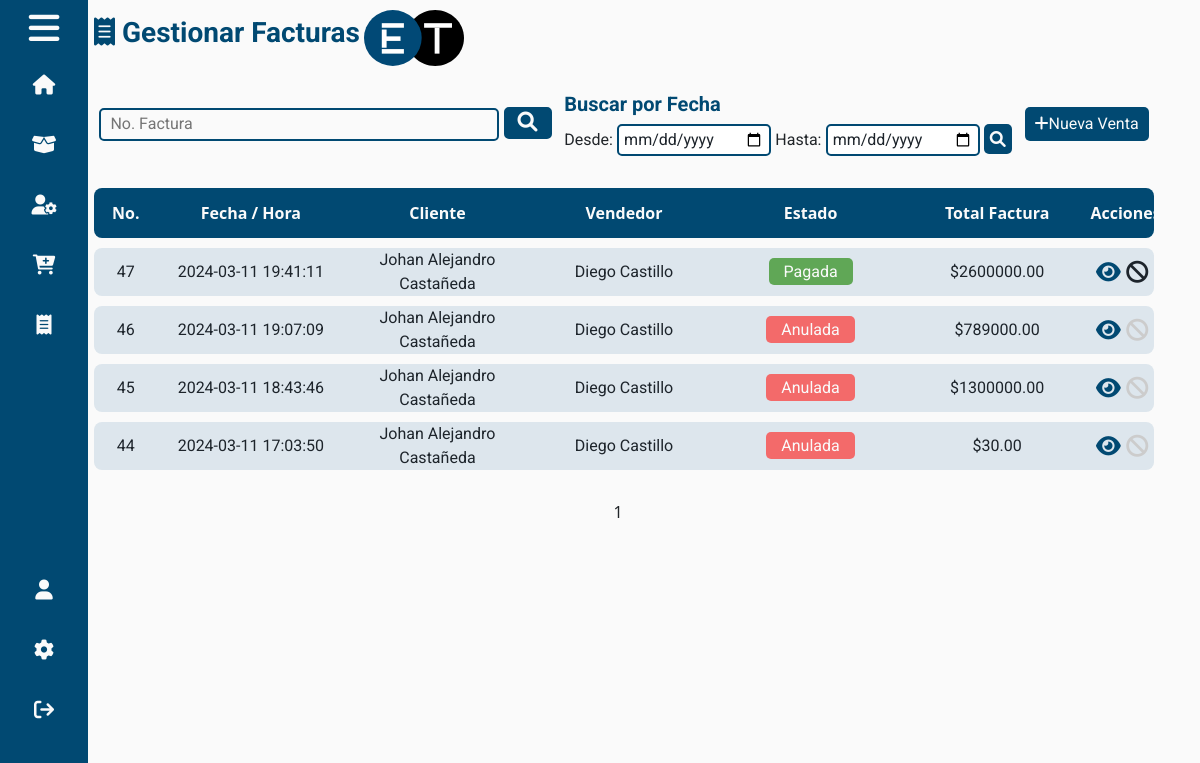
The page /view/admin/ventas/facturasadmin.php (signed in) on the database its author committed.
### tables this page shows
CREATE TABLE `facturas` (
  `id` bigint(11) NOT NULL,
  `fecha` datetime NOT NULL DEFAULT current_timestamp(),
  `id_usuario` int(11) NOT NULL,
  `id_cliente` int(11) NOT NULL,
  `totalfactura` decimal(10,2) NOT NULL,
  `estatus` int(11) NOT NULL DEFAULT 1
);

CREATE TABLE `clientes` (
  `id` int(11) NOT NULL,
  `nombre` varchar(50) NOT NULL,
  `apellido` varchar(50) NOT NULL,
  `email` varchar(50) NOT NULL,
  `telefono` varchar(20) NOT NULL,
  `id_rol` int(11) NOT NULL
);

CREATE TABLE `usuarios` (
  `id` int(11) NOT NULL,
  `nombre` varchar(50) NOT NULL,
  `username` varchar(20) NOT NULL,
  `password` varchar(255) DEFAULT NULL,
  `id_rol` int(11) NOT NULL,
  `email` varchar(100) NOT NULL,
  `last_session` datetime DEFAULT NULL,
  `activacion` int(11) NOT NULL DEFAULT 0,
  `password_request` int(11) NOT NULL DEFAULT 0,
  `codigo_recuperacion` varchar(6) DEFAULT NULL
);

### view/admin/ventas/facturasadmin.php (the view, shortened to what this page needs)
<!DOCTYPE html>
<html lang="en">
<head>
    <link href="https://cdn.jsdelivr.net/npm/bootstrap@5.3.2/dist/css/bootstrap.min.css" rel="stylesheet">
    <link href="https://unpkg.com/aos@2.3.1/dist/aos.css" rel="stylesheet">
    <link rel="stylesheet" href="../../../public/css/facturacion.css">
</head>
<body>
    <nav class="sidebar close">
        <header>
            <i class="fa-solid fa-bars toggle"></i>
        </header>
        <div class="menu-bar">
            <div class="menu">
                <ul class="menu-links">
                    <li class="nav-link">
                        <a href="../homeadmin.php">
                            <i class="fa-solid fa-house"></i>
                        </a>
                    </li>
                    <li class="nav-link">
                        <a href="../inventario/inventarioadmin.php">
                            <i class="fa-solid fa-box-open"></i>
                        </a>
                    </li>
                    <li class="nav-link">
                        <a href="../gestionar/gestionarusuarios.php">
                            <i class="fa-solid fa-user-gear"></i>
                        </a>
                    </li>
                    <li class="nav-link">
                        <a href="../ventas/ventasadmin.php">
                            <i class="fa-solid fa-cart-plus"></i>
                        </a>
                    </li>
                    <li class="nav-link">
                        <a href="../ventas/facturasadmin.php">
                            <i class="fa-solid fa-receipt"></i>
                        </a>
                    </li>
                </ul>
            </div>
            <div class="bottom-content">
                <li class="nav-link user-info">
                    <i class="fa-solid fa-user"></i>
                </li>
                <li class="nav-link">
                    <a href="../configuracion/perfil.php">
                        <i class="fa-solid fa-gear"></i>
                    </a>
                </li>
                <li class="nav-link">
                    <a href="../../../controller/logout.php">
                        <i class="fa-solid fa-arrow-right-from-bracket"></i>
                    </a>
                </li>
            </div>
        </div>
    </nav>
    <section class="home">
        <section id="encabezado">
            <h3 class="text-center mt-4"><i class="fa-solid fa-receipt"></i> Gestionar Facturas</h3>
            <img id="logo" src="../../../public/img/logo2.svg" alt="Logo">
        </section>
        <section id="busqueda">
            <form action="buscar_venta.php" method="get" class="form_search">
                <input id="busqueda" name="busqueda" type="text" placeholder="No. Factura">
                <button type="submit" class="btn_search"><i class="fa-solid fa-magnifying-glass lupa"></i></button>
            </form>
            <div class="fechsearch">
                <h5>Buscar por Fecha</h5>
                <form action="buscar_venta.php" method="get" class="form_search_date">
                    <label>Desde:</label>
                    <input type="date" name="fecha_de" id="fecha_de" required>
                    <label>Hasta:</label>
                    <input type="date" name="fecha_a" id="fecha_a" require>
                    <button type="submit" class="btn_view"><i class="fas fa-search"></i></button>
                </form>
            </div>
            <a href="ventasadmin.php" class="btn_nueva"><i class="fa-solid fa-plus"></i>Nueva Venta</a>
        </section>
        <section>
            <?php
            require '../../../model/conexion.php';
            ?>
            <table id="inventario">
                <thead>
                    <tr>
                        <th class="first">No.</th>
                        <th>Fecha / Hora</th>
                        <th>Cliente</th>
                        <th>Vendedor</th>
                        <th>Estado</th>
                        <th>Total Factura</th>
                        <th class="last">Acciones</th>
                    </tr>
                </thead>
                <tbody>
                    <?php
                    $sql_registe = mysqli_query($conexion, "SELECT COUNT(*) as total_registro FROM facturas");
                    $result_register = mysqli_fetch_array($sql_registe);
                    $total_registro = $result_register['total_registro'];
                    $por_pagina = 10;
                    if (empty($_GET['pagina'])) {
                        $pagina = 1;
                    } else {
                        $pagina = $_GET['pagina'];
                    }
                    $desde = ($pagina - 1) * $por_pagina;
                    $total_paginas = ceil($total_registro / $por_pagina);
                    $query = mysqli_query($conexion, "SELECT f.id, f.fecha, f.totalfactura, f.id_cliente, f.estatus, u.nombre as vendedor, cl.nombre as cliente, cl.apellido FROM facturas f INNER JOIN usuarios u on f.id_usuario = u.id INNER JOIN clientes cl on f.id_cliente = cl.id WHERE f.estatus != 10 ORDER BY f.fecha DESC LIMIT $desde,$por_pagina");
                    $result = mysqli_num_rows($query);
                    if ($result > 0) {
                        while ($data = mysqli_fetch_array($query)) {
                            if ($data["estatus"] == 1) {
                                $estado = '<span class="pagada">Pagada</span>';
                            } else {
                                $estado = '<span class="anulada">Anulada</span>';
                            }
                    ?>
                            <tr id="row_<?php echo $data["id"]; ?>">
                                <td class="first"><?php echo $data["id"]; ?></td>
                                <td><?php echo $data["fecha"]; ?></td>
                                <td><?php echo $data["cliente"] . ' ' . $data["apellido"]; ?></td>
                                <td><?php echo $data["vendedor"]; ?></td>
                                <td><?php echo $estado; ?></td>
                                <td><span>$</span><?php echo $data["totalfactura"]; ?></td>
                                <td class='last iconos'>
                                    <a class="btn_view view_factura" cl="<?php echo $data["id_cliente"] ?>" f="<?php echo $data["id"] ?>"><i class="fa-solid fa-eye"></i></a>
                                    <?php
                                    if ($data["estatus"] == 1) {
                                    ?>
                                        <a href='#' data-bs-toggle="modal" data-bs-target="#alertaModal" data-bs-id="<?php echo $data['id']; ?>" class="btn_anular anular_factura linkicono" fac="<?php echo $data['id']; ?>"><i class="fa-solid fa-ban"></i></a>
                                    <?php
                                    } else {
                                    ?>
                                        <a class="btn_anular anular_factura inactive"><i class="fa-solid fa-ban"></i></a>
                                    <?php
                                    }
                                    ?>
                                </td>
                            </tr>
                    <?php }
                    } ?>
                </tbody>
            </table>
            <div class="paginador">
                <ul>
                    <?php
                    for ($i = 1; $i <= $total_paginas; $i++) {
                        if ($i == $pagina) {
                            echo '<li class="pageSelected">' . $i . '</li>';
                        } else {
                            echo '<li><a href="?pagina=' . $i . '">' . $i . '</a></li>';
                        }
                    }
                    ?>
                </ul>
            </div>
        </section>
    </section>
    <?php include 'modal_alertaeliminar.php' ?>
</body>
</html>

### rows shown on the page
facturas: id "47", fecha "2024-03-11 19:41:11", id_cliente.nombre "Johan Alejandro", id_cliente.apellido "Castañeda", id_usuario.nombre "Diego Castillo", estatus "Pagada", totalfactura "2600000.00"
facturas: id "46", fecha "2024-03-11 19:07:09", id_cliente.nombre "Johan Alejandro", id_cliente.apellido "Castañeda", id_usuario.nombre "Diego Castillo", estatus "Anulada", totalfactura "789000.00"
facturas: id "45", fecha "2024-03-11 18:43:46", id_cliente.nombre "Johan Alejandro", id_cliente.apellido "Castañeda", id_usuario.nombre "Diego Castillo", estatus "Anulada", totalfactura "1300000.00"
facturas: id "44", fecha "2024-03-11 17:03:50", id_cliente.nombre "Johan Alejandro", id_cliente.apellido "Castañeda", id_usuario.nombre "Diego Castillo", estatus "Anulada", totalfactura "30.00"
